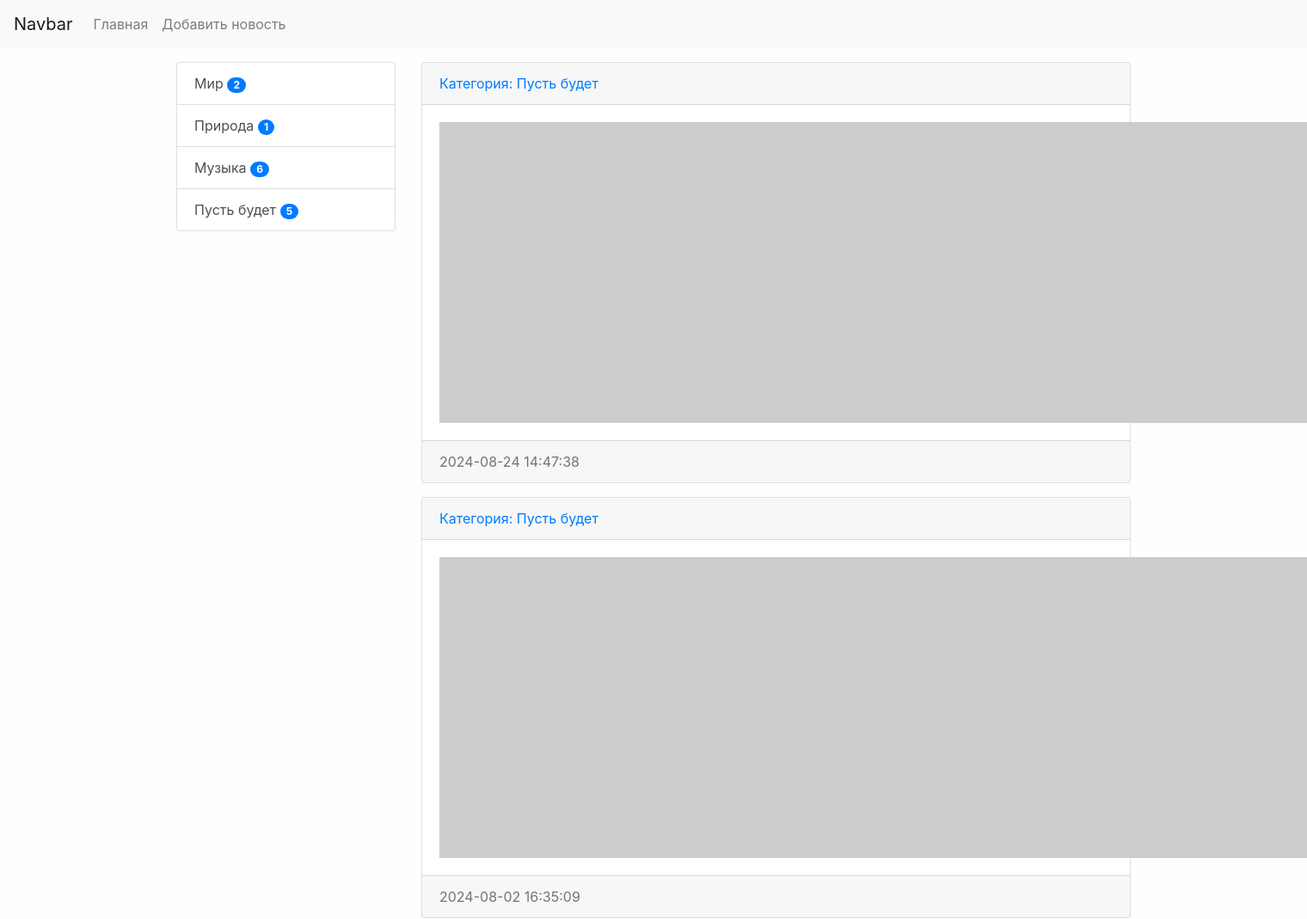
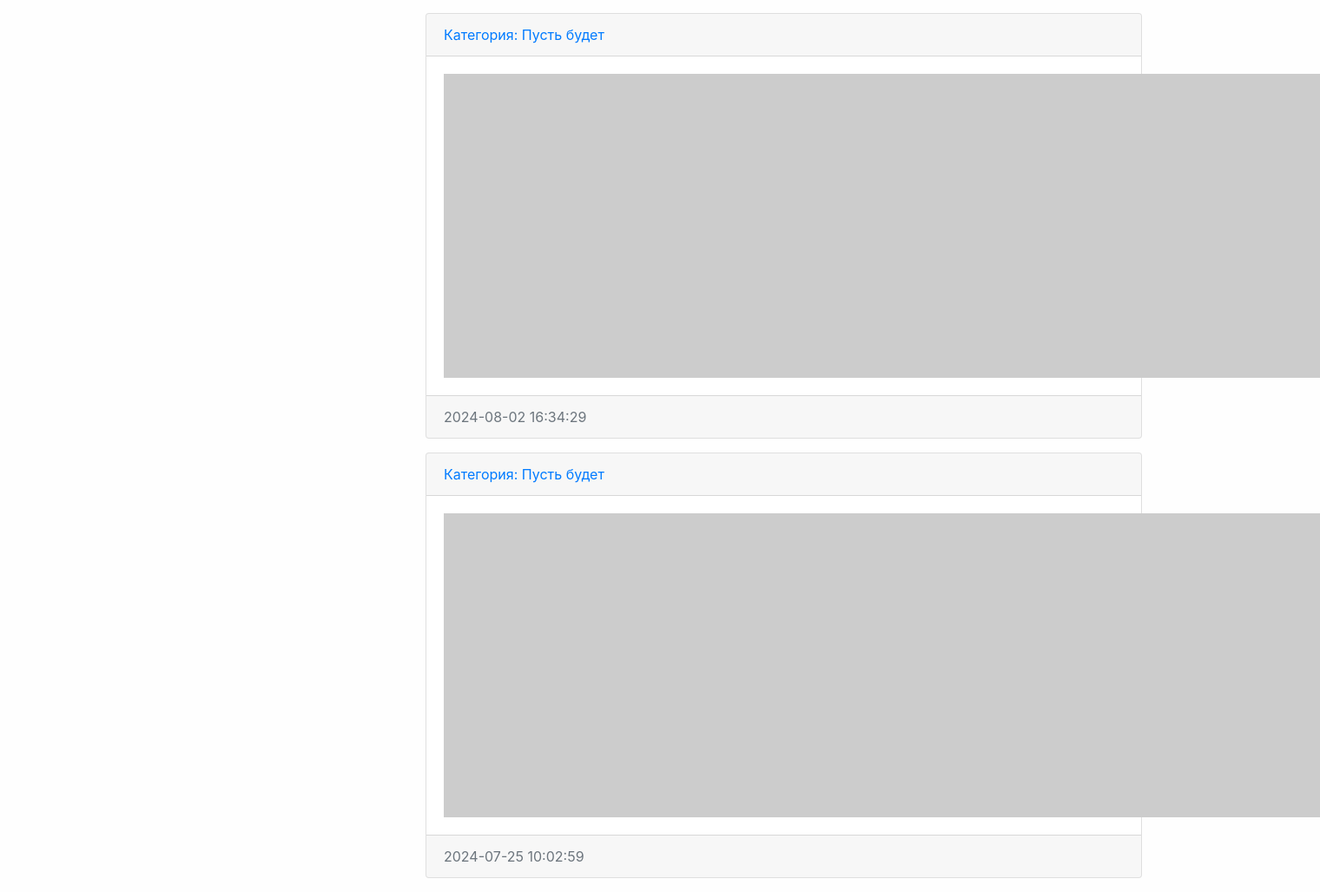
The app's page /category/4/ with its own data (2 pictures, top to bottom).
### news/models.py (models this page shows, shortened)
class Category(models.Model):
    title = models.CharField(max_length=125, db_index=True, verbose_name="Наименование категории")
    def get_absolute_url(self):
        return reverse('category', kwargs={'category_id': self.pk})
    def __str__(self):
        return self.title
    class Meta:
        verbose_name = "Категория"
        verbose_name_plural = "Категории"
        ordering = ['title']

class News(models.Model):
    title = models.CharField(max_length=120, verbose_name="Название новости")
    content = models.TextField(blank=True, verbose_name="Контент")
    created_at = models.DateTimeField(auto_now_add=True, verbose_name="Дата публикации")
    updated_at = models.DateTimeField(auto_now=True, verbose_name="Фото")
    photo = models.ImageField(upload_to='photos/%Y/%m/%d/', verbose_name="Фото", blank=True)
    is_published = models.BooleanField(default=False, verbose_name="Опубликованно")
    category = models.ForeignKey("Category", on_delete=models.PROTECT, verbose_name="Категория")
    views = models.IntegerField(default=0)
    def get_absolute_url(self):
        return reverse('view_news', kwargs={'pk': self.pk})
    class Meta:
        verbose_name = 'Новость'
        verbose_name_plural = 'Новости'
        ordering = ['-created_at', 'title']

### news/views.py (the view)
# urls.py: path('category/<int:category_id>/', NewsByCategory.as_view(), name='category'),
class NewsByCategory(ListView):
    model = News
    template_name = 'news/home_news_list.html'
    context_object_name = 'news'
    allow_empty = False
    def get_queryset(self):
        return News.objects.filter(category_id=self.kwargs['category_id'],
                                   is_published=True)
    def get_context_data(self, **kwargs):
        context = super().get_context_data(**kwargs)
        context['title'] = Category.objects.get(pk=self.kwargs['category_id'])
        return context

### news/templatetags/news_tags.py (called while the page is built)
@register.simple_tag(name='get_list_categories')
def get_categories():
    categories = Category.objects.all()
    return categories

@register.inclusion_tag('news/list_categories.html')
def show_categories():
    categories = (Category.objects
                  .annotate(cnt=Count('news'))
                  .filter(cnt__gt=0))
    print('\n\n', categories, '\n\n')
    return {
        'categories': categories}

### news/templates/news/home_news_list.html (shortened to what this page needs)
{% extends 'base.html' %}
{% block sidebar %}
    {% include 'inc/_sidebar.html' %}
{% endblock %}
{% block content %}
    {% for item in news %}
        <div class="card mb-3">
            <div class="card-header">
                <a href={{ item.category.get_absolute_url }}>
                    Категория: {{ item.category }}
            </div>
            <div class="card-body">
                <div class="media">
                    {% if item.photo %}
                    <img
                        src="{{ item.photo.url }}"
                        alt=""
                        width="350"
                        class="mr-3"
                    />
                    {% else %}
                    <img
                        src="https://picsum.photos/id/1060/350/235/?blur=2"
                        alt=""
                        class="mr-3"
                    />
                    {% endif %}
                </div>
            </div>
            <div class="card-footer text-muted">
                {{ item.created_at|date:"Y-m-d H:i:s" }}
            </div>
        </div>
    {% endfor %}
{% endblock %}

### news/templates/news/list_categories.html
<div class="list-group">
  {% for item in categories %}
      <a href="{{ item.get_absolute_url }}" class="list-group-item list-group-item-action">
            {{ item.title }}
            <span class="badge badge-primary badge-pill">{{ item.cnt }}</span>
      </a>
  {% endfor %}
</div>

### mysite/static/css/style.css (style rules this page uses)
body { background-color: #fefefe; }

### records on screen
Category: title "Мир", cnt "2"
Category: title "Природа", cnt "1"
Category: title "Музыка", cnt "6"
Category: title "Пусть будет", cnt "5"
News: category "Пусть будет", created_at "2024-08-24 14:47:38"
News: category "Пусть будет", created_at "2024-08-02 16:35:09"
News: category "Пусть будет", created_at "2024-08-02 16:34:29"
News: category "Пусть будет", created_at "2024-07-25 10:02:59"
